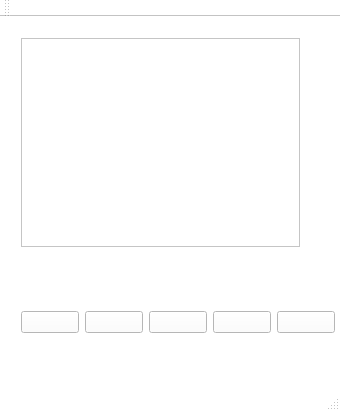
<?xml version="1.0" encoding="UTF-8"?>
<ui version="4.0">
 <class>MainWindow</class>
 <widget class="QMainWindow" name="MainWindow">
  <property name="geometry">
   <rect>
    <x>0</x>
    <y>0</y>
    <width>340</width>
    <height>411</height>
   </rect>
  </property>
  <property name="palette">
   <palette>
    <active>
     <colorrole role="WindowText">
      <brush brushstyle="SolidPattern">
       <color alpha="255">
        <red>0</red>
        <green>0</green>
        <blue>0</blue>
       </color>
      </brush>
     </colorrole>
     <colorrole role="Button">
      <brush brushstyle="SolidPattern">
       <color alpha="255">
        <red>255</red>
        <green>255</green>
        <blue>255</blue>
       </color>
      </brush>
     </colorrole>
     <colorrole role="Light">
      <brush brushstyle="SolidPattern">
       <color alpha="255">
        <red>255</red>
        <green>255</green>
        <blue>255</blue>
       </color>
      </brush>
     </colorrole>
     <colorrole role="Midlight">
      <brush brushstyle="SolidPattern">
       <color alpha="255">
        <red>255</red>
        <green>255</green>
        <blue>255</blue>
       </color>
      </brush>
     </colorrole>
     <colorrole role="Dark">
      <brush brushstyle="SolidPattern">
       <color alpha="255">
        <red>127</red>
        <green>127</green>
        <blue>127</blue>
       </color>
      </brush>
     </colorrole>
     <colorrole role="Mid">
      <brush brushstyle="SolidPattern">
       <color alpha="255">
        <red>170</red>
        <green>170</green>
        <blue>170</blue>
       </color>
      </brush>
     </colorrole>
     <colorrole role="Text">
      <brush brushstyle="SolidPattern">
       <color alpha="255">
        <red>0</red>
        <green>0</green>
        <blue>0</blue>
       </color>
      </brush>
     </colorrole>
     <colorrole role="BrightText">
      <brush brushstyle="SolidPattern">
       <color alpha="255">
        <red>255</red>
        <green>255</green>
        <blue>255</blue>
       </color>
      </brush>
     </colorrole>
     <colorrole role="ButtonText">
      <brush brushstyle="SolidPattern">
       <color alpha="255">
        <red>0</red>
        <green>0</green>
        <blue>0</blue>
       </color>
      </brush>
     </colorrole>
     <colorrole role="Base">
      <brush brushstyle="SolidPattern">
       <color alpha="255">
        <red>255</red>
        <green>255</green>
        <blue>255</blue>
       </color>
      </brush>
     </colorrole>
     <colorrole role="Window">
      <brush brushstyle="SolidPattern">
       <color alpha="255">
        <red>255</red>
        <green>255</green>
        <blue>255</blue>
       </color>
      </brush>
     </colorrole>
     <colorrole role="Shadow">
      <brush brushstyle="SolidPattern">
       <color alpha="255">
        <red>0</red>
        <green>0</green>
        <blue>0</blue>
       </color>
      </brush>
     </colorrole>
     <colorrole role="AlternateBase">
      <brush brushstyle="SolidPattern">
       <color alpha="255">
        <red>255</red>
        <green>255</green>
        <blue>255</blue>
       </color>
      </brush>
     </colorrole>
     <colorrole role="ToolTipBase">
      <brush brushstyle="SolidPattern">
       <color alpha="255">
        <red>255</red>
        <green>255</green>
        <blue>220</blue>
       </color>
      </brush>
     </colorrole>
     <colorrole role="ToolTipText">
      <brush brushstyle="SolidPattern">
       <color alpha="255">
        <red>0</red>
        <green>0</green>
        <blue>0</blue>
       </color>
      </brush>
     </colorrole>
    </active>
    <inactive>
     <colorrole role="WindowText">
      <brush brushstyle="SolidPattern">
       <color alpha="255">
        <red>0</red>
        <green>0</green>
        <blue>0</blue>
       </color>
      </brush>
     </colorrole>
     <colorrole role="Button">
      <brush brushstyle="SolidPattern">
       <color alpha="255">
        <red>255</red>
        <green>255</green>
        <blue>255</blue>
       </color>
      </brush>
     </colorrole>
     <colorrole role="Light">
      <brush brushstyle="SolidPattern">
       <color alpha="255">
        <red>255</red>
        <green>255</green>
        <blue>255</blue>
       </color>
      </brush>
     </colorrole>
     <colorrole role="Midlight">
      <brush brushstyle="SolidPattern">
       <color alpha="255">
        <red>255</red>
        <green>255</green>
        <blue>255</blue>
       </color>
      </brush>
     </colorrole>
     <colorrole role="Dark">
      <brush brushstyle="SolidPattern">
       <color alpha="255">
        <red>127</red>
        <green>127</green>
        <blue>127</blue>
       </color>
      </brush>
     </colorrole>
     <colorrole role="Mid">
      <brush brushstyle="SolidPattern">
       <color alpha="255">
        <red>170</red>
        <green>170</green>
        <blue>170</blue>
       </color>
      </brush>
     </colorrole>
     <colorrole role="Text">
      <brush brushstyle="SolidPattern">
       <color alpha="255">
        <red>0</red>
        <green>0</green>
        <blue>0</blue>
       </color>
      </brush>
     </colorrole>
     <colorrole role="BrightText">
      <brush brushstyle="SolidPattern">
       <color alpha="255">
        <red>255</red>
        <green>255</green>
        <blue>255</blue>
       </color>
      </brush>
     </colorrole>
     <colorrole role="ButtonText">
      <brush brushstyle="SolidPattern">
       <color alpha="255">
        <red>0</red>
        <green>0</green>
        <blue>0</blue>
       </color>
      </brush>
     </colorrole>
     <colorrole role="Base">
      <brush brushstyle="SolidPattern">
       <color alpha="255">
        <red>255</red>
        <green>255</green>
        <blue>255</blue>
       </color>
      </brush>
     </colorrole>
     <colorrole role="Window">
      <brush brushstyle="SolidPattern">
       <color alpha="255">
        <red>255</red>
        <green>255</green>
        <blue>255</blue>
       </color>
      </brush>
     </colorrole>
     <colorrole role="Shadow">
      <brush brushstyle="SolidPattern">
       <color alpha="255">
        <red>0</red>
        <green>0</green>
        <blue>0</blue>
       </color>
      </brush>
     </colorrole>
     <colorrole role="AlternateBase">
      <brush brushstyle="SolidPattern">
       <color alpha="255">
        <red>255</red>
        <green>255</green>
        <blue>255</blue>
       </color>
      </brush>
     </colorrole>
     <colorrole role="ToolTipBase">
      <brush brushstyle="SolidPattern">
       <color alpha="255">
        <red>255</red>
        <green>255</green>
        <blue>220</blue>
       </color>
      </brush>
     </colorrole>
     <colorrole role="ToolTipText">
      <brush brushstyle="SolidPattern">
       <color alpha="255">
        <red>0</red>
        <green>0</green>
        <blue>0</blue>
       </color>
      </brush>
     </colorrole>
    </inactive>
    <disabled>
     <colorrole role="WindowText">
      <brush brushstyle="SolidPattern">
       <color alpha="255">
        <red>127</red>
        <green>127</green>
        <blue>127</blue>
       </color>
      </brush>
     </colorrole>
     <colorrole role="Button">
      <brush brushstyle="SolidPattern">
       <color alpha="255">
        <red>255</red>
        <green>255</green>
        <blue>255</blue>
       </color>
      </brush>
     </colorrole>
     <colorrole role="Light">
      <brush brushstyle="SolidPattern">
       <color alpha="255">
        <red>255</red>
        <green>255</green>
        <blue>255</blue>
       </color>
      </brush>
     </colorrole>
     <colorrole role="Midlight">
      <brush brushstyle="SolidPattern">
       <color alpha="255">
        <red>255</red>
        <green>255</green>
        <blue>255</blue>
       </color>
      </brush>
     </colorrole>
     <colorrole role="Dark">
      <brush brushstyle="SolidPattern">
       <color alpha="255">
        <red>127</red>
        <green>127</green>
        <blue>127</blue>
       </color>
      </brush>
     </colorrole>
     <colorrole role="Mid">
      <brush brushstyle="SolidPattern">
       <color alpha="255">
        <red>170</red>
        <green>170</green>
        <blue>170</blue>
       </color>
      </brush>
     </colorrole>
     <colorrole role="Text">
      <brush brushstyle="SolidPattern">
       <color alpha="255">
        <red>127</red>
        <green>127</green>
        <blue>127</blue>
       </color>
      </brush>
     </colorrole>
     <colorrole role="BrightText">
      <brush brushstyle="SolidPattern">
       <color alpha="255">
        <red>255</red>
        <green>255</green>
        <blue>255</blue>
       </color>
      </brush>
     </colorrole>
     <colorrole role="ButtonText">
      <brush brushstyle="SolidPattern">
       <color alpha="255">
        <red>127</red>
        <green>127</green>
        <blue>127</blue>
       </color>
      </brush>
     </colorrole>
     <colorrole role="Base">
      <brush brushstyle="SolidPattern">
       <color alpha="255">
        <red>255</red>
        <green>255</green>
        <blue>255</blue>
       </color>
      </brush>
     </colorrole>
     <colorrole role="Window">
      <brush brushstyle="SolidPattern">
       <color alpha="255">
        <red>255</red>
        <green>255</green>
        <blue>255</blue>
       </color>
      </brush>
     </colorrole>
     <colorrole role="Shadow">
      <brush brushstyle="SolidPattern">
       <color alpha="255">
        <red>0</red>
        <green>0</green>
        <blue>0</blue>
       </color>
      </brush>
     </colorrole>
     <colorrole role="AlternateBase">
      <brush brushstyle="SolidPattern">
       <color alpha="255">
        <red>255</red>
        <green>255</green>
        <blue>255</blue>
       </color>
      </brush>
     </colorrole>
     <colorrole role="ToolTipBase">
      <brush brushstyle="SolidPattern">
       <color alpha="255">
        <red>255</red>
        <green>255</green>
        <blue>220</blue>
       </color>
      </brush>
     </colorrole>
     <colorrole role="ToolTipText">
      <brush brushstyle="SolidPattern">
       <color alpha="255">
        <red>0</red>
        <green>0</green>
        <blue>0</blue>
       </color>
      </brush>
     </colorrole>
    </disabled>
   </palette>
  </property>
  <property name="windowTitle">
   <string>Mp3Player</string>
  </property>
  <property name="windowIcon">
   <iconset resource="qwe.qrc">
    <normaloff>:/new/prefix1/Медиаплейер копия.jpg</normaloff>:/new/prefix1/Медиаплейер копия.jpg</iconset>
  </property>
  <property name="documentMode">
   <bool>false</bool>
  </property>
  <widget class="QWidget" name="centralWidget">
   <widget class="QWidget" name="horizontalLayoutWidget">
    <property name="geometry">
     <rect>
      <x>10</x>
      <y>280</y>
      <width>336</width>
      <height>50</height>
     </rect>
    </property>
    <layout class="QHBoxLayout" name="horizontalLayout">
     <item>
      <widget class="QPushButton" name="ButtonStop">
       <property name="text">
        <string/>
       </property>
       <property name="icon">
        <iconset resource="qwe.qrc">
         <normaloff>:/new/prefix1/Кн. СТОП.png</normaloff>:/new/prefix1/Кн. СТОП.png</iconset>
       </property>
       <property name="iconSize">
        <size>
         <width>50</width>
         <height>40</height>
        </size>
       </property>
      </widget>
     </item>
     <item>
      <widget class="QPushButton" name="ButtonPlay">
       <property name="styleSheet">
        <string notr="true">image: url(:/new/prefix1/F:/ВСР/Кн. ПАУЗА.png);</string>
       </property>
       <property name="text">
        <string/>
       </property>
       <property name="icon">
        <iconset resource="qwe.qrc">
         <normaloff>:/new/prefix1/Кн.ПУСК.png</normaloff>:/new/prefix1/Кн.ПУСК.png</iconset>
       </property>
       <property name="iconSize">
        <size>
         <width>50</width>
         <height>40</height>
        </size>
       </property>
       <property name="shortcut">
        <string/>
       </property>
       <property name="autoRepeat">
        <bool>false</bool>
       </property>
      </widget>
     </item>
     <item>
      <widget class="QPushButton" name="ButtonPrev">
       <property name="text">
        <string/>
       </property>
       <property name="icon">
        <iconset resource="qwe.qrc">
         <normaloff>:/new/prefix1/Кн. перемотка назад.png</normaloff>:/new/prefix1/Кн. перемотка назад.png</iconset>
       </property>
       <property name="iconSize">
        <size>
         <width>50</width>
         <height>40</height>
        </size>
       </property>
      </widget>
     </item>
     <item>
      <widget class="QPushButton" name="ButtonPause">
       <property name="text">
        <string/>
       </property>
       <property name="icon">
        <iconset resource="qwe.qrc">
         <normaloff>:/new/prefix1/Кн. ПАУЗА.png</normaloff>:/new/prefix1/Кн. ПАУЗА.png</iconset>
       </property>
       <property name="iconSize">
        <size>
         <width>50</width>
         <height>40</height>
        </size>
       </property>
      </widget>
     </item>
     <item>
      <widget class="QPushButton" name="ButtonNext">
       <property name="text">
        <string/>
       </property>
       <property name="icon">
        <iconset resource="qwe.qrc">
         <normaloff>:/new/prefix1/Кн. перемотка вперёд.png</normaloff>:/new/prefix1/Кн. перемотка вперёд.png</iconset>
       </property>
       <property name="iconSize">
        <size>
         <width>50</width>
         <height>40</height>
        </size>
       </property>
      </widget>
     </item>
    </layout>
   </widget>
   <widget class="QWidget" name="layoutWidget">
    <property name="geometry">
     <rect>
      <x>10</x>
      <y>10</y>
      <width>301</width>
      <height>231</height>
     </rect>
    </property>
    <layout class="QVBoxLayout" name="verticalLayout">
     <item>
      <widget class="QTableView" name="tableView">
       <property name="selectionMode">
        <enum>QAbstractItemView::SingleSelection</enum>
       </property>
       <property name="selectionBehavior">
        <enum>QAbstractItemView::SelectRows</enum>
       </property>
      </widget>
     </item>
    </layout>
   </widget>
  </widget>
  <widget class="QMenuBar" name="menuBar">
   <property name="geometry">
    <rect>
     <x>0</x>
     <y>0</y>
     <width>340</width>
     <height>21</height>
    </rect>
   </property>
  </widget>
  <widget class="QToolBar" name="mainToolBar">
   <attribute name="toolBarArea">
    <enum>TopToolBarArea</enum>
   </attribute>
   <attribute name="toolBarBreak">
    <bool>false</bool>
   </attribute>
  </widget>
  <widget class="QStatusBar" name="statusBar"/>
 </widget>
 <layoutdefault spacing="6" margin="11"/>
 <resources>
  <include location="qwe.qrc"/>
 </resources>
 <connections/>
</ui>
